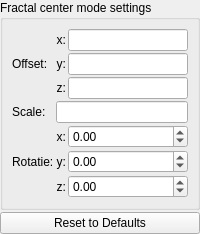
                <widget class="QWidget" name="page_fake_lights_fractal_center">
                 <layout class="QVBoxLayout" name="verticalLayout_fractal_center">
                  <property name="spacing">
                   <number>2</number>
                  </property>
                  <property name="leftMargin">
                   <number>0</number>
                  </property>
                  <property name="topMargin">
                   <number>0</number>
                  </property>
                  <property name="rightMargin">
                   <number>0</number>
                  </property>
                  <property name="bottomMargin">
                   <number>0</number>
                  </property>
                  <item>
                   <widget class="QGroupBox" name="groupBox_fake_lights_fractal_center">
                    <property name="title">
                     <string>Fractal center mode settings</string>
                    </property>
                    <layout class="QGridLayout" name="gridLayout_fractal_center">
                     <property name="spacing">
                      <number>2</number>
                     </property>
                     <item row="0" column="0" rowspan="3">
                      <widget class="QLabel" name="label_fractal_center_offset">
                       <property name="text">
                        <string>Offset:</string>
                       </property>
                      </widget>
                     </item>
                     <item row="0" column="1">
                      <widget class="QLabel" name="label_fractal_center_offset_x">
                       <property name="text">
                        <string>x:</string>
                       </property>
                       <property name="alignment">
                        <set>Qt::AlignRight|Qt::AlignTrailing|Qt::AlignVCenter</set>
                       </property>
                      </widget>
                     </item>
                     <item row="0" column="2">
                      <widget class="MyLineEdit" name="vect3_fake_lights_fractal_center_offset_x"></widget>
                     </item>
                     <item row="1" column="1">
                      <widget class="QLabel" name="label_fractal_center_offset_y">
                       <property name="text">
                        <string>y:</string>
                       </property>
                       <property name="alignment">
                        <set>Qt::AlignRight|Qt::AlignTrailing|Qt::AlignVCenter</set>
                       </property>
                      </widget>
                     </item>
                     <item row="1" column="2">
                      <widget class="MyLineEdit" name="vect3_fake_lights_fractal_center_offset_y"></widget>
                     </item>
                     <item row="2" column="1">
                      <widget class="QLabel" name="label_fractal_center_offset_z">
                       <property name="text">
                        <string>z:</string>
                       </property>
                       <property name="alignment">
                        <set>Qt::AlignRight|Qt::AlignTrailing|Qt::AlignVCenter</set>
                       </property>
                      </widget>
                     </item>
                     <item row="2" column="2">
                      <widget class="MyLineEdit" name="vect3_fake_lights_fractal_center_offset_z"></widget>
                     </item>
                     <item row="3" column="0">
                      <widget class="QLabel" name="label_fractal_center_scale">
                       <property name="text">
                        <string>Scale:</string>
                       </property>
                      </widget>
                     </item>
                     <item row="3" column="1" colspan="2">
                      <widget class="MyLineEdit" name="logedit_fake_lights_fractal_center_scale"></widget>
                     </item>
                     <item row="4" column="0" rowspan="3">
                      <widget class="QLabel" name="label_fractal_center_rotation">
                       <property name="text">
                        <string>Rotatie:</string>
                       </property>
                      </widget>
                     </item>
                     <item row="4" column="1">
                      <widget class="QLabel" name="label_fractal_center_rotation_x">
                       <property name="text">
                        <string>x:</string>
                       </property>
                       <property name="alignment">
                        <set>Qt::AlignRight|Qt::AlignTrailing|Qt::AlignVCenter</set>
                       </property>
                      </widget>
                     </item>
                     <item row="4" column="2">
                      <widget class="MyDoubleSpinBox" name="spinboxd3_fake_lights_fractal_center_rotation_x">
                       <property name="decimals">
                        <number>2</number>
                       </property>
                       <property name="minimum">
                        <double>-36000.000000000000000</double>
                       </property>
                       <property name="maximum">
                        <double>36000.000000000000000</double>
                       </property>
                       <property name="singleStep">
                        <double>0.100000000000000</double>
                       </property>
                      </widget>
                     </item>
                     <item row="5" column="1">
                      <widget class="QLabel" name="label_fractal_center_rotation_y">
                       <property name="text">
                        <string>y:</string>
                       </property>
                       <property name="alignment">
                        <set>Qt::AlignRight|Qt::AlignTrailing|Qt::AlignVCenter</set>
                       </property>
                      </widget>
                     </item>
                     <item row="5" column="2">
                      <widget class="MyDoubleSpinBox" name="spinboxd3_fake_lights_fractal_center_rotation_y">
                       <property name="decimals">
                        <number>2</number>
                       </property>
                       <property name="minimum">
                        <double>-36000.000000000000000</double>
                       </property>
                       <property name="maximum">
                        <double>36000.000000000000000</double>
                       </property>
                       <property name="singleStep">
                        <double>0.100000000000000</double>
                       </property>
                      </widget>
                     </item>
                     <item row="6" column="1">
                      <widget class="QLabel" name="label_fractal_center_rotation_z">
                       <property name="text">
                        <string>z:</string>
                       </property>
                       <property name="alignment">
                        <set>Qt::AlignRight|Qt::AlignTrailing|Qt::AlignVCenter</set>
                       </property>
                      </widget>
                     </item>
                     <item row="6" column="2">
                      <widget class="MyDoubleSpinBox" name="spinboxd3_fake_lights_fractal_center_rotation_z">
                       <property name="decimals">
                        <number>2</number>
                       </property>
                       <property name="minimum">
                        <double>-36000.000000000000000</double>
                       </property>
                       <property name="maximum">
                        <double>36000.000000000000000</double>
                       </property>
                       <property name="singleStep">
                        <double>0.100000000000000</double>
                       </property>
                      </widget>
                     </item>
                    </layout>
                   </widget>
                  </item>
                  <item>
                   <widget class="QPushButton" name="pushButton_reset_fractal_center">
                    <property name="text">
                     <string>Reset to Defaults</string>
                    </property>
                   </widget>
                  </item>
                 </layout>
                </widget>
